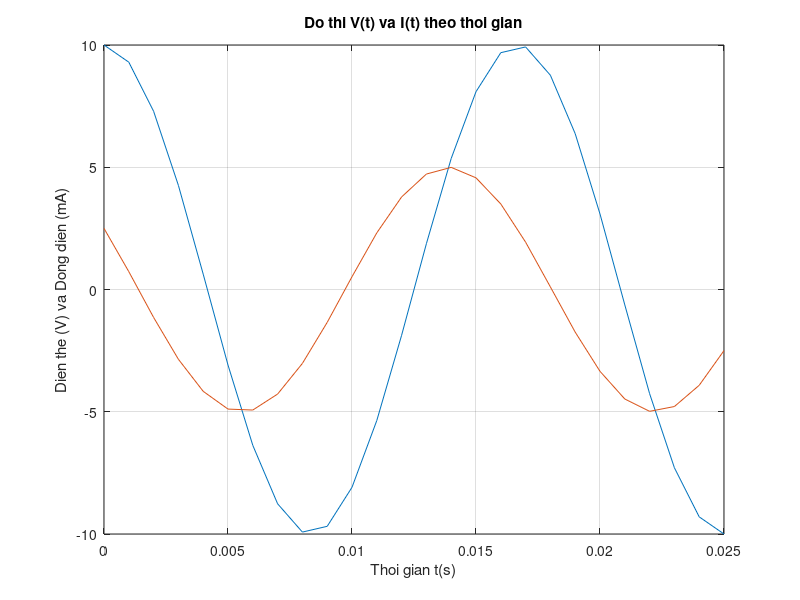
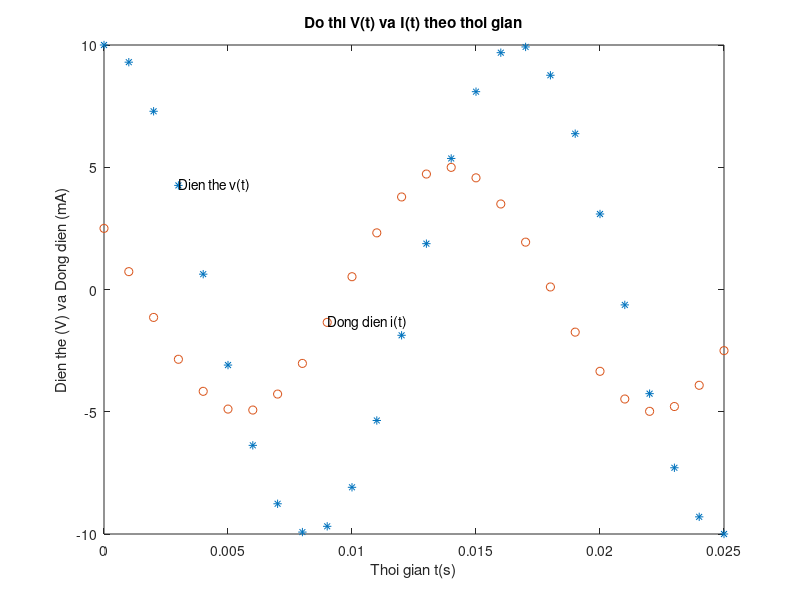

Source code (MATLAB) for these figures, in order:
t=0:0.001:0.025;
v=10*cos(377*t);
i=5*cos(377*t+60*pi/180);
figure(1)
plot(t, v, t, i)
xlabel('Thoi gian t(s)')
ylabel('Dien the (V) va Dong dien (mA)')
title('Do thi V(t) va I(t) theo thoi gian')
grid on
figure(2)
plot(t, v,'*', t, i, 'o')
xlabel('Thoi gian t(s)')
ylabel('Dien the (V) va Dong dien (mA)')
title('Do thi V(t) va I(t) theo thoi gian')
text(0.003, 10*cos(377*0.003), 'Dien the v(t)')
text(0.009, 5*cos(377*0.009+pi*60/180), 'Dong dien i(t)')